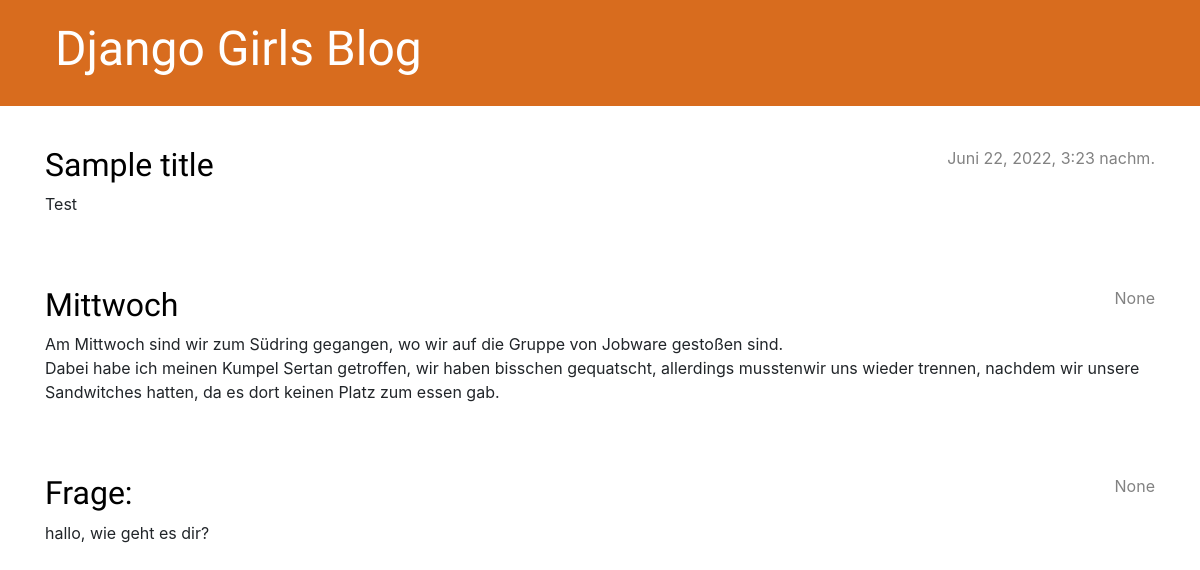
Before: / with the older database file.
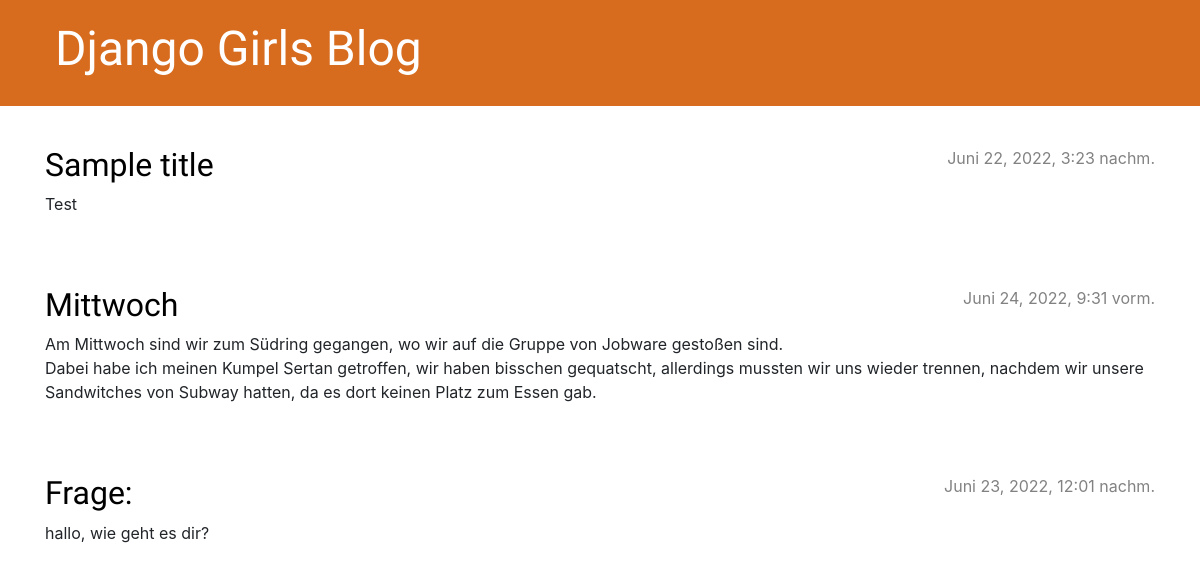
After: the same page with the newer database file.
### blog/models.py (models this page shows, shortened)
class Post(models.Model):
    author = models.ForeignKey(settings.AUTH_USER_MODEL, on_delete=models.CASCADE)
    title = models.CharField(max_length=200)
    text = models.TextField()
    created_date = models.DateTimeField(default=timezone.now)
    published_date = models.DateTimeField(blank=True, null=True)

### blog/views.py (the view)
# urls.py: path('', views.post_list, name='post_list'),
def post_list(request):
    posts = Post.objects.filter(created_date__lte=timezone.now()).order_by('created_date')
    return render(request, 'blog/post_list.html', {'posts': posts})

### blog/templates/blog/post_list.html
{% extends 'blog/base.html' %}
{% block content %}
    {% for post in posts %}
        <article class="post">
            <time class="date">
                {{ post.published_date }}
            </time>
            <h2><a href="">{{ post.title }}</a></h2>
            <p>{{ post.text|linebreaksbr }}</p>
        </article>
    {% endfor %}
{% endblock %}

Changed rows visible on the page:
changed Post "Mittwoch": published_date "None" → "Juni 24, 2022, 9:31 vorm."; text "…haben bisschen gequatscht, allerdings musstenwir uns wieder trennen, nachdem wir unsere Sandwitches hatten, da es dort keinen Platz zum essen gab." → "…haben bisschen gequatscht, allerdings mussten wir uns wieder trennen, nachdem wir unsere Sandwitches von Subway hatten, da es dort keinen Platz zum Essen gab."
changed Post "Frage:": published_date "None" → "Juni 23, 2022, 12:01 nachm."
